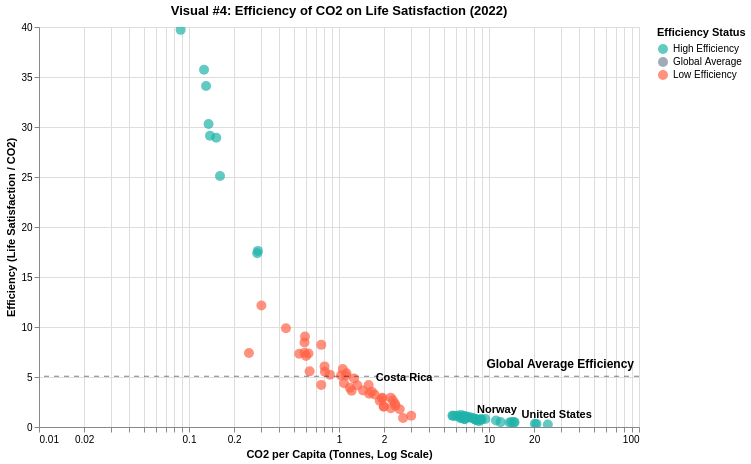

This figure's notebook cell:
### Markdown cell above
##### Figure 4,  Efficiency of CO2 emissions, finding which countries get most happiness and least happiness per unit of carbon emissions scatterplot

Countries with labels are particular outliers

### Code cell
#Load the merged dataset -
df = pd.read_csv('merged_happiness_co2.csv')
df_2022 = df[df['year'] == 2022].copy()

# Calculate Efficiency and Rankings
df_2022 = df_2022[df_2022['co2_per_capita'] > 0].dropna(subset=['life_satisfaction', 'co2_per_capita'])
df_2022['efficiency'] = df_2022['life_satisfaction'] / df_2022['co2_per_capita']

# Regression for Residuals - this is how we define efficiency rankings
X = np.log10(df_2022[['co2_per_capita']])
y = df_2022['efficiency']
reg = LinearRegression().fit(X, y)
df_2022['residuals'] = y - reg.predict(X)
df_2022['residual_pct'] = df_2022['residuals'].rank(pct=True) * 100

# Define Status Categories
q_low, q_high = df_2022['residuals'].quantile([0.33, 0.66])
def get_status(res):
    if res > q_high: return "High Efficiency"
    if res < q_low: return "Low Efficiency"
    return "Average"
df_2022['Efficiency Status'] = df_2022['residuals'].apply(get_status)

#  binding_range for the slider
slider = alt.binding_range(min=0, max=100, step=1, name='Min Efficiency Percentile: ')

#  setting the starting point
eff_selector = alt.selection_point(
    name='EffFilter', 
    fields=['residual_pct'], 
    bind=slider,
    value=[{'residual_pct': 0}]
)

# Define the base chart - adding parameters later
base = alt.Chart(df_2022).transform_filter(
    alt.datum.residual_pct >= eff_selector.residual_pct
)

# Scatter Layer
scatter = base.mark_point(filled=True, size=100, opacity=0.7).encode(
    x=alt.X('co2_per_capita:Q', scale=alt.Scale(type='log'), title='CO2 per Capita (Tonnes, Log Scale)'),
    y=alt.Y('efficiency:Q', title='Efficiency (Life Satisfaction / CO2)'),
    color=alt.Color('Efficiency Status:N', 
                    scale=alt.Scale(domain=['High Efficiency', 'Global Average', 'Low Efficiency'], 
                                    range=['#20b2aa', '#778899', '#ff6347'])),
    tooltip=['country', 'life_satisfaction', 'co2_per_capita', 'efficiency']
)

# Reference Line Layer
avg_eff = df_2022['efficiency'].mean()
rule = alt.Chart(pd.DataFrame({'y': [avg_eff]})).mark_rule(
    strokeDash=[5,5], color='black', opacity=0.5
).encode(y='y:Q')

# Annotation for average line
avg_label = alt.Chart().mark_text(
    align='right',
    baseline='bottom',
    dx=-5,
    dy=-5,
    fontSize=12,
    fontWeight='bold',
    color='black',
    text='Global Average Efficiency'
).encode(
    x=alt.value(600),     # Hard-coded to the right edge (600px)
    y=alt.datum(avg_eff)  # Hard-coded to the mean efficiency value
)

# Adding labels for outliers
outliers = ['Malawi', 'Costa Rica', 'Vietnam', 'Norway', 'United States', 'Qatar']
labels = base.mark_text(align='left', dx=7, dy=-7, fontWeight='bold').encode(
    x='co2_per_capita:Q',
    y='efficiency:Q',
    text='country:N'
).transform_filter(
    alt.FieldOneOfPredicate(field='country', oneOf=outliers)
)

#   add_params() on the final layered chart
final_chart = (scatter + rule + labels + avg_label).properties(   
    width=600,
    height=400,
    title='Visual #4: Efficiency of CO2 on Life Satisfaction (2022)'
).add_params(
    eff_selector
).interactive()

final_chart.display()
